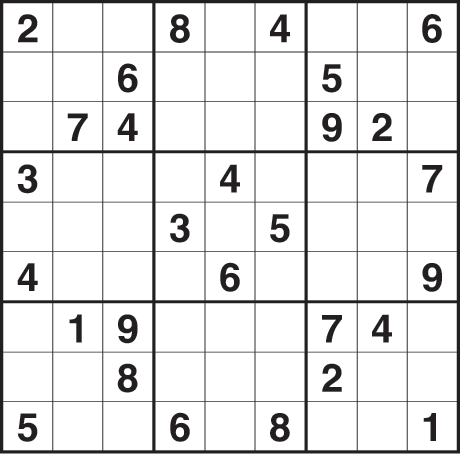
#> input picture data/sudoku7.png, 460 x 460 px
$ python main.py   (older library calls are emulated)
#> lines starting #> are read from the running program, lines starting #| are printed output that depends on the picture; after the words box and inside, x2 and y2 are one past the last pixel; in counts of white or black regions, pixels touching at a corner belong together
### preprocess.py
import matplotlib.pyplot as plt
import numpy as np

from skimage.filters import threshold_adaptive
from PIL import Image
from collections import deque

def preprocess(pic_name):
    input_image = np.array(Image.open(pic_name).convert("L"))
    image = input_image
    block_size = 35
    binary_adaptive = threshold_adaptive(image, block_size, offset=10)

    # plt.imshow(binary_adaptive)
    # plt.show()
    # print(binary_adaptive.shape)
    binary_adaptive, input_image = largest_component(binary_adaptive, input_image)
    # binary_adaptive, input_image = find_border(binary_adaptive, input_image)
    # plt.imshow(binary_adaptive)
    # plt.show()
    plt.imshow(binary_adaptive)
    #plt.show()
    return (binary_adaptive, input_image)

def largest_component(image, input_image):
    max_area = 0
    count = 1
    flag = np.zeros(image.shape)

    dx = [0, 0, 1, -1]
    dy = [1, -1, 0, 0]
    width, height = image.shape

    ret = ()

    for x in range(width):
        for y in range(height):
            if image[x, y] or flag[x, y]!=0:
                continue
            d = deque()
            d.append((x, y))
            flag[x, y] = count
            minX = x
            minY = y
            maxX = x
            maxY = y
            while d:
                curX, curY = d.popleft()
                minX = min(minX, curX)
                minY = min(minY, curY)
                maxX = max(maxX, curX)
                maxY = max(maxY, curY)
                for i in range(len(dx)):
                    nxtX = curX + dx[i]
                    nxtY = curY + dy[i]
                    if nxtX <0 or nxtX>=width or nxtY<0 or nxtY>=height:
                        continue
                    if image[nxtX, nxtY] or flag[nxtX, nxtY]!=0:
                        continue
                    flag[nxtX, nxtY] = count
                    d.append((nxtX, nxtY))
            area = (maxX-minX)*(maxY-minY)
            if(max_area<=area):
                ret = count
                max_area = area
                ret = (minX, minY, maxX, maxY)
            count = count + 1
    minX, minY, maxX, maxY = ret
    return (image[minX:maxX+1, minY:maxY+1], input_image[minX:maxX+1, minY:maxY+1])

# [49 lines left out: function find_border, not called in this run]

### houghtransform.py
import numpy as np
import math
import matplotlib.pyplot as plt

from skimage.transform import hough_line

def detect_gridlines(image):
    ERROR_CONST = 25.0

    height, width = image.shape
    image = np.invert(image)
    h, theta, d = hough_line(image)

    row, col = h.shape

    lst = []
    for i in range(row):
        for j in range(col):
            if h[i, j]>0:
                lst.append((h[i,j], d[i], theta[j]))

    lst.sort()
    horizontal = []
    vertical = []
    cnt_h = 0
    cnt_v = 0
    error_vertical = width / ERROR_CONST
    error_horizontal = height / ERROR_CONST

    for i in range(len(lst)-1, 0, -1):
        if abs(lst[i][2]-0) <= 0.01 and cnt_v<10:
            flag = True
            for j in range(len(vertical)):
                if abs(vertical[j][0]-lst[i][1]) <= error_vertical:
                    flag = False
                    break
            if flag:
                vertical.append((lst[i][1], lst[i][2]))
                cnt_v = cnt_v + 1
        elif (lst[i][2]==theta[0] or lst[i][2]==theta[179]) and cnt_h<10:
            flag = True
            for j in range(len(horizontal)):
                if abs(horizontal[j][0]-lst[i][1]) <= error_horizontal:
                    flag = False
                    break
            if flag:
                horizontal.append((lst[i][1], lst[i][2]))
                cnt_h = cnt_h + 1

    # [6 lines of commented-out code are left out]
    return detect_cells(horizontal, vertical, image)

def detect_cells(horizontal, vertical, image):
    plt.imshow(image)
    height, width = image.shape
    error_horizontal = []
    for i in range(len(horizontal)):
        error_horizontal.append(abs(math.sin(horizontal[i][1])))

    points = []
    for i in range(len(vertical)):
        line_points = []
        y = 0
        while y < height:
            x = int((vertical[i][0] - y * math.sin(vertical[i][1])) / math.cos(vertical[i][1]))
            for j in range(len(horizontal)):
                p = x*math.cos(horizontal[j][1]) + y*math.sin(horizontal[j][1])
                delta_p = abs(horizontal[j][0]-p)
                if delta_p <= error_horizontal[j]:
                    line_points.append((min(x, width-1), y))
                    y += 1
                    break
            y += 1
        # [4 lines of commented-out code are left out]
        points.append(line_points)

    points = [[points[j][i] for j in range(10)] for i in range(10)]
    for i in range(10):
        points[i].sort()
    # print(points)
    return points


### scrapedigit.py
import numpy as np
import matplotlib.pyplot as plt

from PIL import Image
from collections import deque

class cropper(object):
    def __init__(self, points, image, input_image):
        self.points = points
        self.image = image
        self.input_image = input_image

    def bfs(self, x, y, lbX, ubX, lbY, ubY):
        X_PERCENT = 1
        Y_PERCENT = 1
        dx = [-1, 1, 0, 0, -1, 1, -1, 1]
        dy = [0, 0, 1, -1, 1, -1, -1, 1]
        input_image = self.input_image
        image = np.array(Image.fromarray(input_image).convert("L"))
        height, width = image.shape
        #print(lbX, ubX, lbY, ubY, height, width)
        flag = np.zeros((height, width))
        start = (-1, -1)
        d = deque()
        d.append((x, y))
        flag[x, y] = 1
        while d:
            curX, curY = d.popleft()
            if image[curX, curY] != 255:
                start = (curX, curY)
                break
            for i in range(len(dx)):
                nxtX = curX + dx[i]
                nxtY = curY + dy[i]
                if nxtX<int(lbX*X_PERCENT) or nxtY<int(lbY*X_PERCENT) or nxtX>int(ubX*Y_PERCENT) or nxtY>int(ubY*Y_PERCENT):
                    continue
                if flag[nxtX, nxtY] != 0:
                    continue
                flag[nxtX, nxtY] = 2
                d.append((nxtX, nxtY))

        d = deque()
        x, y = start
        if x==-1 and y==-1:
            ret = np.zeros((height, width))
            ret.fill(255.0)
            return ret
        d.append((x, y))
        minX = x
        maxX = x
        minY = y
        maxY = y

        while d:
            curX, curY = d.popleft()
            for i in range(len(dx)):
                nxtX = curX + dx[i]
                nxtY = curY + dy[i]
                if nxtX<lbX or nxtY<lbY or nxtX>ubX or nxtY>ubY:
                    continue
                if flag[nxtX, nxtY] == 1 or image[nxtX, nxtY]==255:
                    continue
                minX = min(minX, nxtX)
                maxX = max(maxX, nxtX)
                minY = min(minY, nxtY)
                maxY = max(maxY, nxtY)
                flag[nxtX, nxtY] = 1
                d.append((nxtX, nxtY))
        #print(lbX, minX, lbY, minY, ubX, maxX, ubY, maxY)
        # print(minX, maxX, minY, maxY)
        return input_image[minX:maxX+1, minY:maxY+1]


    def crop(self, cntX, cntY):
        points = self.points
        input_image = self.input_image
        lbX = min(points[cntX][cntY][1], points[cntX][cntY+1][1])
        ubX = max(points[cntX+1][cntY][1], points[cntX+1][cntY+1][1])
        lbY = min(points[cntX][cntY][0], points[cntX+1][cntY][0])
        ubY = max(points[cntX][cntY+1][0], points[cntX+1][cntY+1][0])
        ret_image = self.bfs(int((lbX+ubX)/2), int((lbY+ubY)/2), lbX, ubX, lbY, ubY)
        return ret_image
        # [39 lines of commented-out code are left out]

### neuralnet.py
import pickle
import gzip
import random
import json
import sys
import glob
import numpy as np
import matplotlib.pyplot as plt

from PIL import Image

# [62 lines left out: function load_data, not called in this run]

def sigmoid(z):
    return 1.0 / (1.0 + np.exp(-z))

def sigmoid_prime(z):
    return sigmoid(z) * (1-sigmoid(z))

# [4 lines left out: function vectorize, not called in this run]

class QuadraticCost(object):

    @staticmethod
    def fn(a, y):
        return 0.5*np.linalg.norm(a-y)**2

    @staticmethod
    def delta(z, a, y):
        return (a-y) * sigmoid_prime(z)

class CrossEntropyCost(object):

    @staticmethod
    def fn(a, y):
        return np.sum(np.nan_to_num(-y*np.log(a)-(1-y)*np.log(1-a)))

    @staticmethod
    def delta(z, a, y):
        return (a-y)

class Network(object):

    def __init__(self, sizes, cost=CrossEntropyCost):
        self.size = len(sizes)
        self.layers = sizes
        self.default_weight_initializer()
        self.cost=cost

    def default_weight_initializer(self):
        self.bias = [np.random.randn(y, 1) for y in self.layers[1:]]
        self.weight = [np.random.randn(y, x)/np.sqrt(x)
                       for x, y in zip(self.layers[:-1], self.layers[1:])]

    # [4 lines left out: function large_weight_initializer, not called in this run]

    def feedforward(self, a):
        for b, w in zip(self.bias, self.weight):
            a = sigmoid(np.dot(w, a) + b)
        return a

    # [49 lines left out: functions SGD, update_mini_batch, backprop, not called in this run]

    def predict(self, input_data):
        result = np.argmax(self.feedforward(input_data))
        #result = self.feedforward(input_data)
        return result

    # [14 lines left out: functions evaluate, save, not called in this run]

def load(filename):
    f = open(filename, "r")
    data = json.load(f)
    f.close()
    cost = getattr(sys.modules[__name__], data["cost"])
    net = Network(data["layers"], cost=cost)
    net.weight = [np.array(w) for w in data["weight"]]
    net.bias = [np.array(b) for b in data["bias"]]
    return net

### solver.py

class solver(object):
    def __init__(self, board):
        self.board = board

    def preprocess(self):
        board = self.board
        row = []
        for i in range(9):
            num = 0
            for j in range(9):
                if board[i][j]!=0:
                    num = num + (1<<board[i][j])
            row.append(num)

        col = []
        for i in range(9):
            num = 0
            for j in range(9):
                if board[j][i]!=0:
                    num = num + (1<<board[j][i])
            col.append(num)

        group = []
        for i in range(3):
            i = i*3
            for j in range(3):
                j = j*3
                num = 0
                for k in range(3):
                    k = i+k
                    for p in range(3):
                        p = j+p
                        if board[k][p] !=0:
                            num = num + (1<<board[k][p])
                group.append(num)

        self.row = row
        self.col = col
        self.group = group

    def dfs(self, idx):
        if idx==81:
            return True
        x = int(idx/9.0)
        y = int(idx%9.0)
        groupID = int(x/3.0) * 3 + int(y/3.0)
        if self.board[x][y] != 0:
            return self.dfs(idx+1)
        ret = False
        for i in range(9):
            i = i + 1
            if (1<<i & self.row[x]) !=0 or (1<<i & self.col[y])!=0 or (1<<i & self.group[groupID])!=0:
                continue
            self.board[x][y] = i
            self.row[x] += 1<<i
            self.col[y] += 1<<i
            self.group[groupID] += 1<<i
            if self.dfs(idx+1):
                ret = True
                break
            self.board[x][y] = 0
            self.row[x] -= 1<<i
            self.col[y] -= 1<<i
            self.group[groupID] -= 1<<i
        return ret

    def solve(self):
        self.preprocess()
        self.dfs(1)
        board = self.board
        for i in range(len(board)):
            for j in range(len(board[i])):
                print(board[i][j], end='')
            print()

# board = [
#     [5, 3, 0, 0, 7, 0, 0, 0, 0],
#     [6, 0, 0, 1, 9, 5, 0, 0, 0],
#     [0, 9, 8, 0, 0, 0, 0, 6, 0],
#     [8, 0, 0, 0, 6, 0, 0, 0, 3],
#     [4, 0, 0, 8, 0, 3, 0, 0, 1],
#     [7, 0, 0, 0, 2, 0, 0, 0, 6],
#     [0, 6, 0, 0, 0, 0, 2, 8, 0],
#     [0, 0, 0, 4, 1, 9, 0, 0, 5],
#     [0, 0, 0, 0, 8, 0, 0, 7, 9]
# ]

# board2 = [
#     [2,9,5,7,4,3,8,6,1],
#     [4,3,2,8,6,5,9,2,7],
#     [8,7,6,1,9,2,5,4,3],
#     [3,8,7,4,5,9,2,1,6],
#     [6,1,2,3,8,7,4,9,5],
#     [5,4,9,2,1,0,7,3,8],
#     [7,6,3,5,3,4,1,8,9],
#     [9,2,8,6,7,1,3,5,4],
#     [1,5,4,9,3,8,6,7,2]
# ]
# solver = solver(board)
# solver.solve()


### main.py
import preprocess
import houghtransform as hf
import matplotlib.pyplot as plt
import numpy as np
import neuralnet
import scrapedigit as sd
import solver as sudoku_solver

from PIL import Image

def main():
    CELL_H = 5
    CELL_W = 5
    image, input_image = preprocess.preprocess('data/sudoku7.png')
#> in preprocess, `binary_adaptive = threshold_adaptive(image, block_size, offset=10)`:
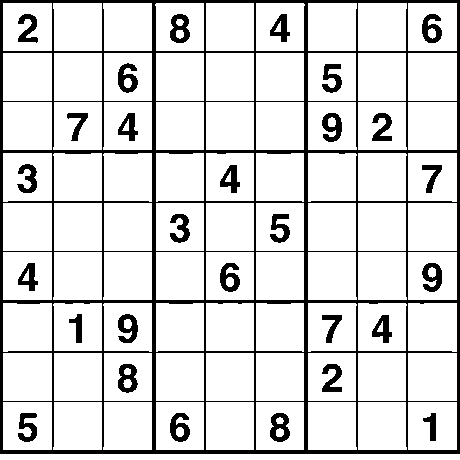
#> binary_adaptive: shape (460, 460) bool; 85.8% white; 29 black regions, largest, box (x1, y1, x2, y2) and area: (0, 0, 460, 454) 21451, (270, 413, 290, 442) 364, (170, 14, 190, 43) 363
#> after the loop in largest_component, `for x in range(width):`:
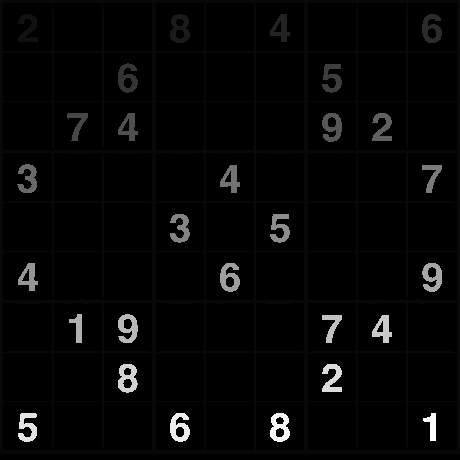
#> flag: shape (460, 460) float64; min 0, max 29, mean 0.7; drawn with min black and max white
    points = hf.detect_gridlines(image)
#> in detect_gridlines, `h, theta, d = hough_line(image)`:
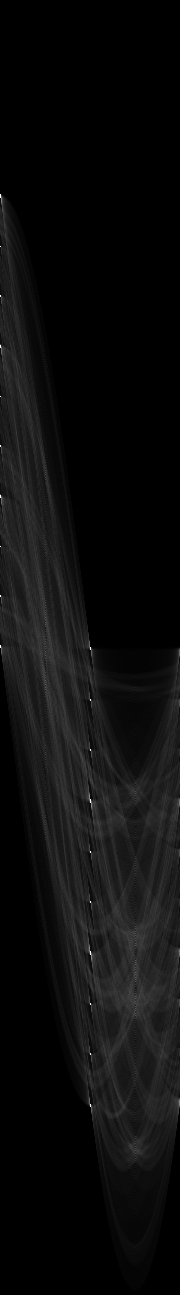
#> h: shape (1295, 180) uint64; min 0, max 460, mean 23.3; drawn with min black and max white
#> in detect_gridlines, `h, theta, d = hough_line(image)`: theta = 180 values from -1.57 to 1.55; d = 1295 values from -647 to 647
#> after the loop in detect_gridlines, `for i in range(row):`: lst = 104690 items
#> the loop in detect_gridlines, `for i in range(len(lst)-1, 0, -1):` made 104689 passes
#> i on passes 1 to 12: 104689, 104688, 104687, 104686, 104685, 104684, 104683, 104682, 104681, 104680, 104679, 104678
#> after the loop in detect_gridlines, `for i in range(len(lst)-1, 0, -1):`: cnt_h = 10; horizontal = [(0, -1.57), (-51, -1.57), (-101, -1.57), (-150, -1.57), (-202, -1.57), (-251, -1.57), (-300, -1.57), (-352, -1.57), (-401, -1.57), (-450, -1.57)]; vertical = [(459, 0), (407, 0), (357, 0), (307, 0), (255, 0), (205, 0), (154, 0), (102, 0), (52, 0), (2, 0)]
#> the loop in detect_cells, `for i in range(len(horizontal)):` made 10 passes
#> after the loop in detect_cells, `for i in range(len(horizontal)):`: error_horizontal = [1, 1, 1, 1, 1, 1, 1, 1, 1, 1]
#> the loop in detect_cells, `for i in range(len(vertical)):` made 10 passes
#> after the loop in detect_cells, `for i in range(len(vertical)):`: points = 10 items
#> points = 10 items
    cropper = sd.cropper(points, image, input_image)

    # [4 lines of commented-out code are left out]
    net = neuralnet.load("digit_neuralnet.json")
#> (reads digit_neuralnet.json from the repository)

    # [15 lines of commented-out code are left out]

    fig, axes = plt.subplots(nrows=9, ncols=9, figsize=(10, 10))
    cntX = 0
    cntY = 0
    board = []

    for row in axes:
        cntY = 0
        board_row = []
        for col in row:
            old_cell = cropper.crop(cntX, cntY)
            old_cell = Image.fromarray(old_cell)
            # old_cell = Image.fromarray(input_image[lbX:ubX+1, lbY:ubY+1, :])
            # col.imshow(np.array(old_cell.convert("L"))/255.0)
            old_cell = old_cell.resize((CELL_W, CELL_H), Image.ANTIALIAS)
            old_cell = np.array(old_cell.convert("L"))
            cell = old_cell / 255.0
            predication = net.predict(np.reshape(cell, (CELL_H*CELL_W, 1)))
            #print(predication, end="")
            board_row.append(predication)
            col.imshow(cell)
            cntY += 1
        cntX += 1
        #print()
        board.append(board_row)
#> this loop made 9 passes
#> pass 1, in crop, `ret_image = self.bfs(int((lbX+ubX)/2), int((lbY+ubY)/2), lbX, ubX, lbY..`:
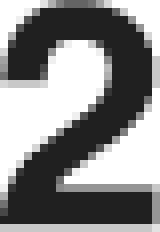
#> ret_image: shape (29, 20) (shown 8 times larger); min 32, max 255, mean 137.7
#> pass 1, in crop (call 3), `ret_image = self.bfs(int((lbX+ubX)/2), int((lbY+ubY)/2), lbX, ubX, lbY..`:
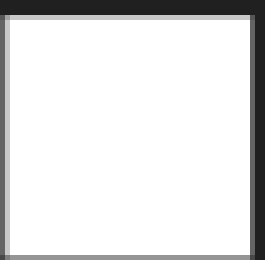
#> ret_image: shape (52, 53) (shown 5 times larger); min 32, max 255, mean 224.8
#> pass 1, in crop (call 4), `ret_image = self.bfs(int((lbX+ubX)/2), int((lbY+ubY)/2), lbX, ubX, lbY..`:
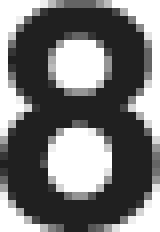
#> ret_image: shape (29, 20) (shown 8 times larger); min 32, max 255, mean 118.7

    # [4 lines of commented-out code are left out]
    solver = sudoku_solver.solver(board)
    solver.solve()
#> the loop in solve, `for i in range(len(board)):` made 9 passes
#| 200804006
#| 006000500
#| 004000920
#| 474240007
#| 670005000
#| 200700009
#| 300302222
#| 700400740
#> (further printed lines are left out)
    plt.show()
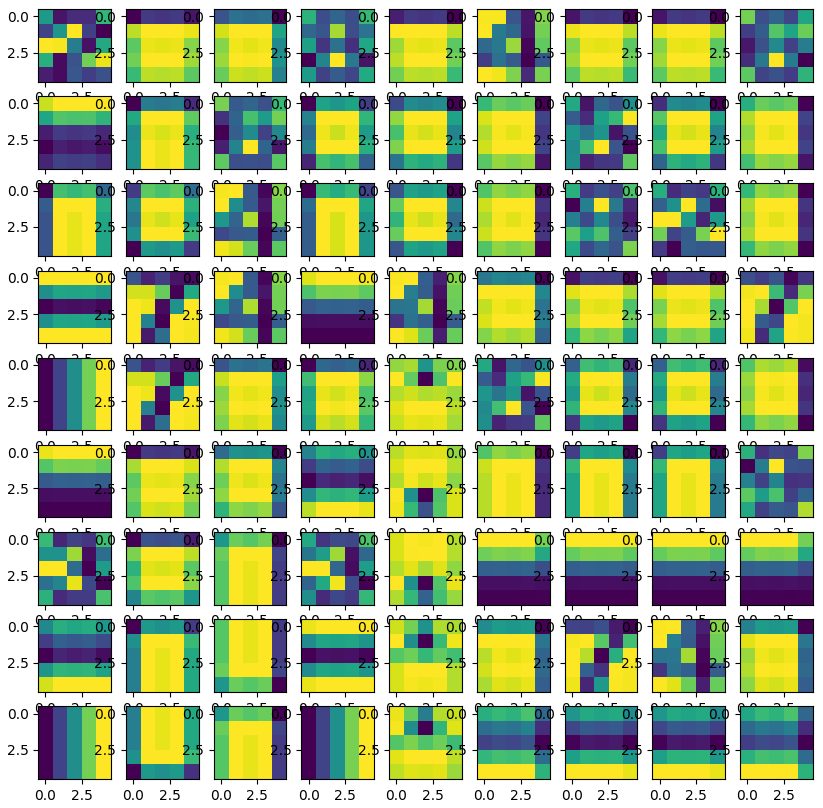
#> figure drawn by matplotlib, 81 panels

if __name__ == "__main__":
    main()
